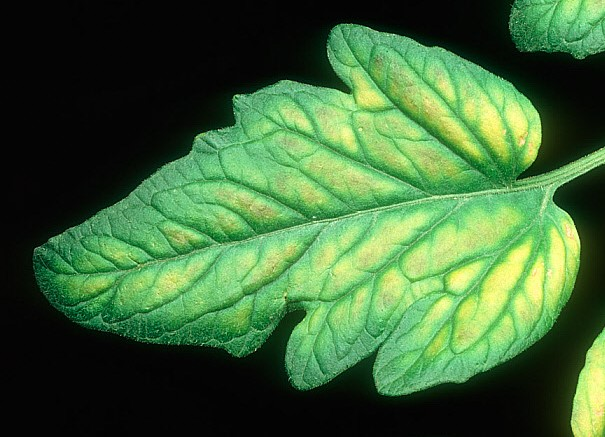
#> input picture images/1.jpg, 605 x 437 px
$ python analyze_leaf_deficiency_v3.py images/1.jpg
#> lines starting #> are read from the running program, lines starting #| are printed output that depends on the picture; after the words box and inside, x2 and y2 are one past the last pixel; in counts of white or black regions, pixels touching at a corner belong together
import cv2
import numpy as np
import sys
import os

def get_min_max_intensity(hsv_img, structural_mask, color_mask):
    """Calculates min and max brightness (V channel) where structure and color overlap."""
    # Combine the structural mask (vein/lamina) with the color mask (green/yellow)
    combined_mask = cv2.bitwise_and(structural_mask, color_mask)

    # Extract only the 'Value' (brightness) channel for these specific pixels
    v_channel = hsv_img[:, :, 2]
    pixels = v_channel[combined_mask == 255]

    if len(pixels) > 0:
        return int(np.min(pixels)), int(np.max(pixels))
    return 0, 0  # Return 0s if no pixels match this color

def analyze_leaf_deficiency(image_path, report_file):
#> called with image_path = 'images/1.jpg'
    img = cv2.imread(image_path)
#> img is the input picture: shape (437, 605, 3); mean B, G, R 57.3, 103.3, 64
    if img is None:
        error_msg = f"Error: Could not load the leaf image from path: '{image_path}'\n"
        print(error_msg)
        report_file.write(error_msg)
        return

    img = cv2.resize(img, (600, 600))
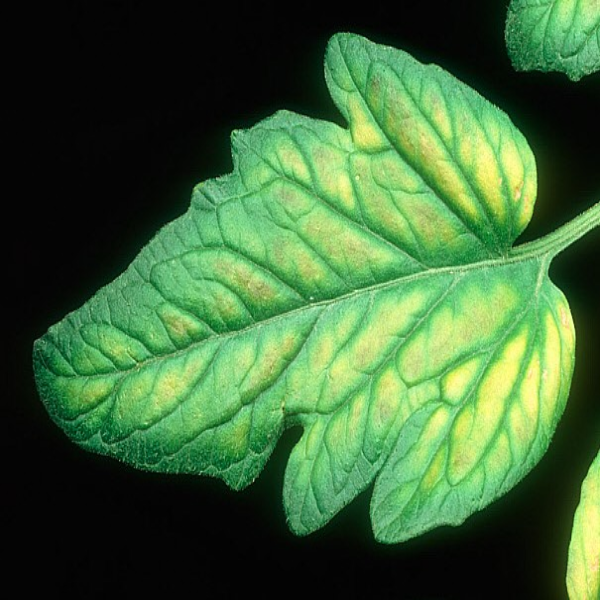
#> img: shape (600, 600, 3); mean B, G, R 57.3, 103.2, 63.9
    hsv = cv2.cvtColor(img, cv2.COLOR_BGR2HSV)
#> hsv: shape (600, 600, 3); mean H, S, V 40.8, 99.3, 103.2
    gray = cv2.cvtColor(img, cv2.COLOR_BGR2GRAY)
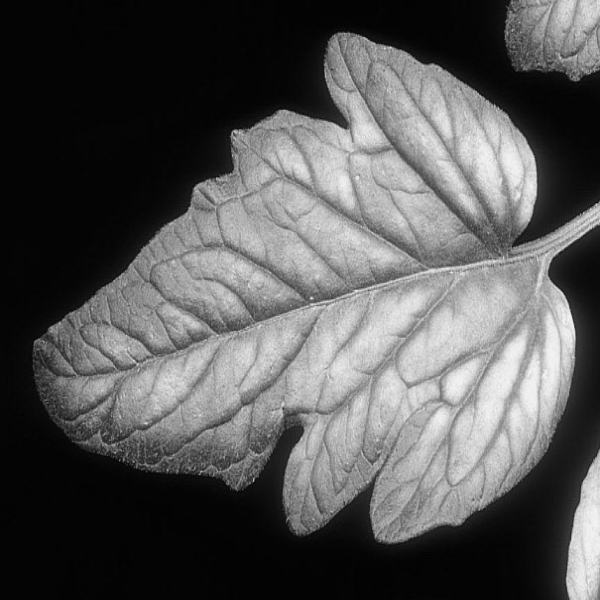
#> gray: shape (600, 600); min 0, max 245, mean 86.2

    # Segment Leaf
    _, leaf_mask = cv2.threshold(gray, 0, 255, cv2.THRESH_BINARY + cv2.THRESH_OTSU)
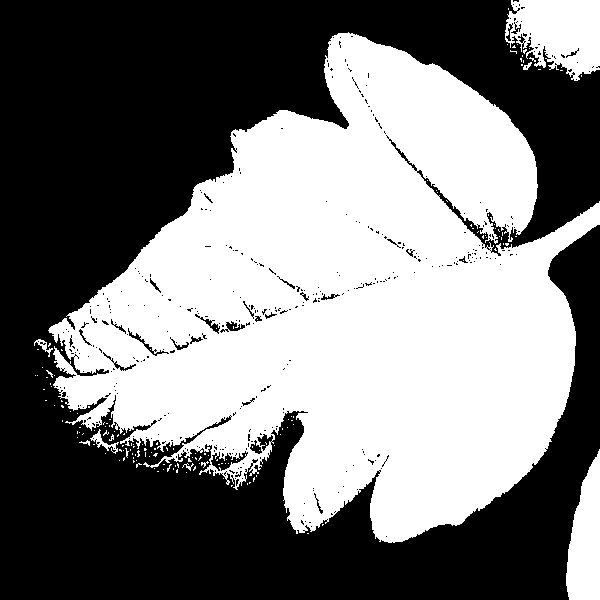
#> leaf_mask: shape (600, 600); 47.8% white; 161 white regions (152 under 20 px), largest, box (x1, y1, x2, y2) and area: (48, 32, 600, 543) 162150, (505, 0, 600, 81) 5483, (566, 449, 600, 600) 3616
    kernel_close = cv2.getStructuringElement(cv2.MORPH_ELLIPSE, (5, 5))
    leaf_mask = cv2.morphologyEx(leaf_mask, cv2.MORPH_CLOSE, kernel_close)
#> leaf_mask: shape (600, 600); 49.5% white; 23 white regions (20 under 20 px), largest, box (x1, y1, x2, y2) and area: (34, 32, 600, 543) 168251, (505, 0, 600, 81) 6281, (566, 449, 600, 600) 3616

    # Dissect Veins
    kernel_vein = cv2.getStructuringElement(cv2.MORPH_CROSS, (15, 15))
    blackhat = cv2.morphologyEx(gray, cv2.MORPH_BLACKHAT, kernel_vein)
    _, vein_mask_raw = cv2.threshold(blackhat, 10, 255, cv2.THRESH_BINARY)
#> vein_mask_raw: shape (600, 600); 22.9% white; 2244 white regions (2145 under 20 px), largest, box (x1, y1, x2, y2) and area: (34, 35, 600, 540) 67813, (506, 0, 600, 78) 2988, (410, 205, 442, 229) 186
    vein_mask = cv2.bitwise_and(vein_mask_raw, leaf_mask)
#> vein_mask: shape (600, 600); 21.6% white; 2121 white regions (2016 under 20 px), largest, box (x1, y1, x2, y2) and area: (55, 35, 533, 455) 36178, (171, 210, 600, 540) 26880, (527, 0, 600, 78) 1952

    # Dissect Lamina
    lamina_mask = cv2.bitwise_and(leaf_mask, cv2.bitwise_not(vein_mask))
#> lamina_mask: shape (600, 600); 27.9% white; 772 white regions (691 under 20 px), largest, box (x1, y1, x2, y2) and area: (320, 220, 600, 543) 21942, (113, 180, 600, 447) 14477, (324, 32, 538, 242) 9343

    # HSV thresholds
    lower_green = np.array([35, 40, 40])
    upper_green = np.array([85, 255, 255])
    lower_yellow = np.array([15, 40, 40])
    upper_yellow = np.array([34, 255, 255])

    green_mask = cv2.inRange(hsv, lower_green, upper_green)
#> green_mask: shape (600, 600); 52.5% white; 100 black regions (77 under 20 px), largest, box (x1, y1, x2, y2) and area: (0, 0, 600, 600) 164311, (574, 505, 600, 600) 1337, (481, 339, 525, 420) 1231
    yellow_mask = cv2.inRange(hsv, lower_yellow, upper_yellow)
#> yellow_mask: shape (600, 600); 1.8% white; 31 white regions (9 under 20 px), largest, box (x1, y1, x2, y2) and area: (574, 505, 600, 600) 1337, (481, 339, 525, 420) 1231, (544, 318, 559, 398) 697

    # Area Percentage Calculations
    vein_total_pixels = np.sum(vein_mask == 255)
#> vein_total_pixels = 77699
    vein_green_pct = (np.sum(cv2.bitwise_and(vein_mask, green_mask) == 255) / vein_total_pixels) * 100 if vein_total_pixels > 0 else 0
#> vein_green_pct = 99.39
    vein_yellow_pct = (np.sum(cv2.bitwise_and(vein_mask, yellow_mask) == 255) / vein_total_pixels) * 100 if vein_total_pixels > 0 else 0
#> vein_yellow_pct = 0.609

    lamina_total_pixels = np.sum(lamina_mask == 255)
#> lamina_total_pixels = 100482
    lamina_green_pct = (np.sum(cv2.bitwise_and(lamina_mask, green_mask) == 255) / lamina_total_pixels) * 100 if lamina_total_pixels > 0 else 0
#> lamina_green_pct = 93.95
    lamina_yellow_pct = (np.sum(cv2.bitwise_and(lamina_mask, yellow_mask) == 255) / lamina_total_pixels) * 100 if lamina_total_pixels > 0 else 0
#> lamina_yellow_pct = 6.05

    # 🛠️ NEW: Calculate Min and Max Intensity ranges
    v_g_min, v_g_max = get_min_max_intensity(hsv, vein_mask, green_mask)
#> in get_min_max_intensity, `v_channel = hsv_img[:, :, 2]`:
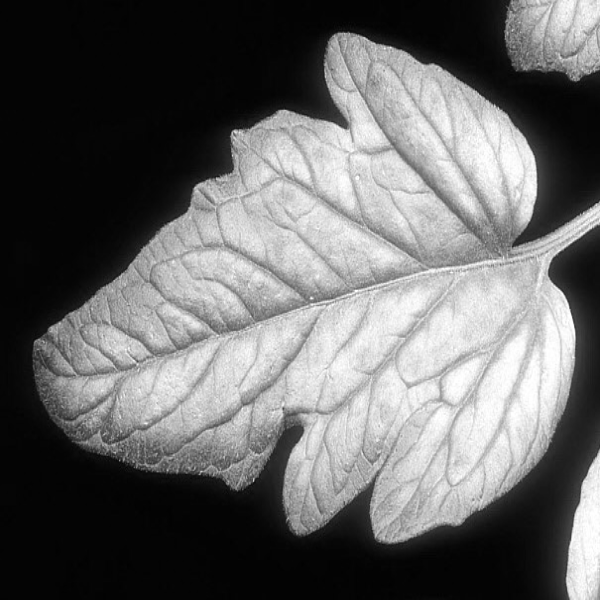
#> v_channel: shape (600, 600); min 1, max 255, mean 103.2
#> v_g_min = 49; v_g_max = 251
    v_y_min, v_y_max = get_min_max_intensity(hsv, vein_mask, yellow_mask)
#> v_y_min = 187; v_y_max = 251

    l_g_min, l_g_max = get_min_max_intensity(hsv, lamina_mask, green_mask)
#> in get_min_max_intensity (call 3), `combined_mask = cv2.bitwise_and(structural_mask, color_mask)`:
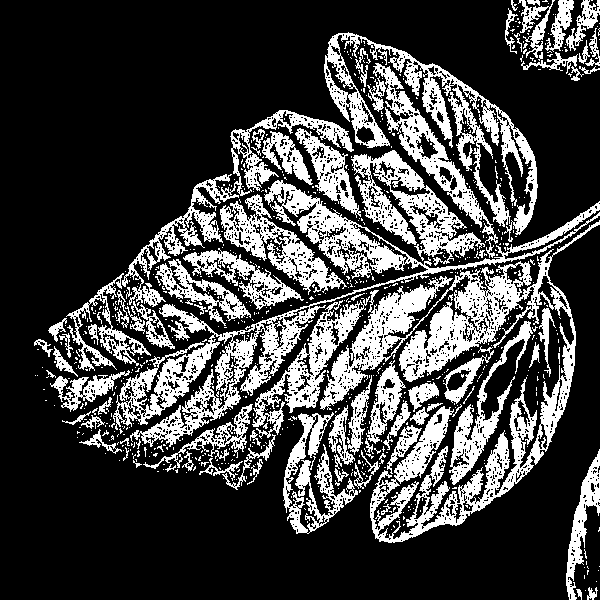
#> combined_mask: shape (600, 600); 26.2% white; 805 white regions (720 under 20 px), largest, box (x1, y1, x2, y2) and area: (320, 220, 600, 543) 19882, (113, 180, 600, 447) 14476, (324, 32, 538, 242) 7938
#> l_g_min = 55; l_g_max = 255
    l_y_min, l_y_max = get_min_max_intensity(hsv, lamina_mask, yellow_mask)
#> in get_min_max_intensity (call 4), `combined_mask = cv2.bitwise_and(structural_mask, color_mask)`:
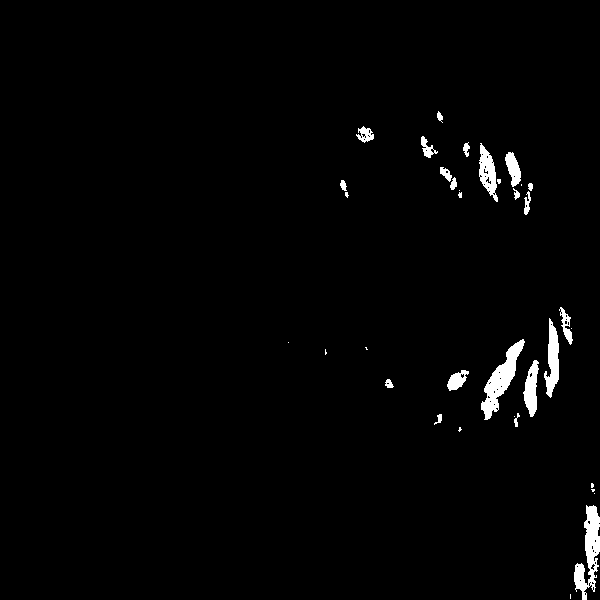
#> combined_mask: shape (600, 600); 1.7% white; 36 white regions (15 under 20 px), largest, box (x1, y1, x2, y2) and area: (481, 339, 525, 420) 1213, (574, 505, 600, 600) 1195, (544, 318, 559, 398) 687
#> in get_min_max_intensity (call 4), `pixels = v_channel[combined_mask == 255]`: pixels = 6081 values, max 255 at index 454, min 181 at index 494, mean 245.2
#> l_y_min = 181; l_y_max = 255

    # Classification Logic
    if vein_green_pct > 50 and lamina_yellow_pct > 40:
        diagnosis = "MAGNESIUM (Mg) DEFICIENCY DETECTED (Interveinal Chlorosis)"
    elif vein_yellow_pct > 40 and lamina_yellow_pct > 40:
        diagnosis = "NITROGEN (N) DEFICIENCY DETECTED (Uniform Chlorosis)"
    else:
        diagnosis = "Healthy or Alternative Condition (Inconclusive metrics)"

    # Updated text formatting with Min/Max metrics
    report_text = (
        f"\nIMAGE FILE: {os.path.basename(image_path)}\n"
        f"--------------------------------------------------------------------------------\n"
        f"VEINS  | Green Area: {vein_green_pct:.1f}% [Intensity Min: {v_g_min}, Max: {v_g_max}]\n"
        f"       | Yellow Area: {vein_yellow_pct:.1f}% [Intensity Min: {v_y_min}, Max: {v_y_max}]\n"
        f"--------------------------------------------------------------------------------\n"
        f"LAMINA | Green Area: {lamina_green_pct:.1f}% [Intensity Min: {l_g_min}, Max: {l_g_max}]\n"
        f"       | Yellow Area: {lamina_yellow_pct:.1f}% [Intensity Min: {l_y_min}, Max: {l_y_max}]\n"
        f"--------------------------------------------------------------------------------\n"
        f"Result : {diagnosis}\n"
        f"--------------------------------------------------------------------------------\n"
    )

    print(report_text)
#| IMAGE FILE: 1.jpg
#| --------------------------------------------------------------------------------
#| VEINS  | Green Area: 99.4% [Intensity Min: 49, Max: 251]
#|        | Yellow Area: 0.6% [Intensity Min: 187, Max: 251]
#| --------------------------------------------------------------------------------
#| LAMINA | Green Area: 93.9% [Intensity Min: 55, Max: 255]
#> (further printed lines are left out)
    report_file.write(report_text)

    # Visualization Windows
    vein_visualization = np.zeros_like(img)
    vein_visualization[vein_mask == 255] = [0, 0, 255]
    lamina_visualization = cv2.bitwise_and(img, img, mask=lamina_mask)

    cv2.imshow("Original Leaf Image", img)
    cv2.imshow("Isolated Vein Skeleton", vein_visualization)
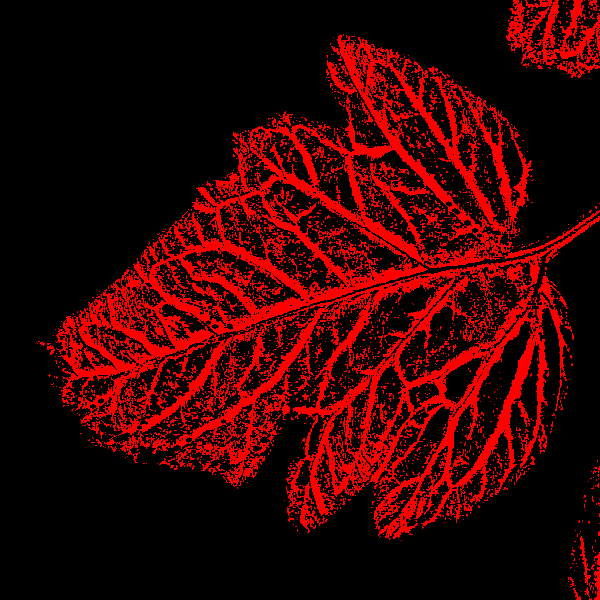
#> window 'Isolated Vein Skeleton': shape (600, 600, 3); mean B, G, R 0, 0, 55
    cv2.imshow("Isolated Lamina Body", lamina_visualization)

    cv2.waitKey(0)
    cv2.destroyAllWindows()
    cv2.waitKey(1)

if __name__ == "__main__":
    if len(sys.argv) < 2:
        print("Usage: python script_name.py <path_to_leaf1> ...")
        sys.exit(1)

    report_filename = "leaf_diagnostic_report.txt"

    with open(report_filename, "w") as f:
        f.write("================================================================================\n")
        f.write("                          PLANT DEFICIENCY ANALYSIS REPORT                      \n")
        f.write("================================================================================\n")

        for i in range(1, len(sys.argv)):
            analyze_leaf_deficiency(sys.argv[i], f)

    print(f"\nProcessing complete. All results saved safely to '{report_filename}'.")

$ run again, on images/2.jpg
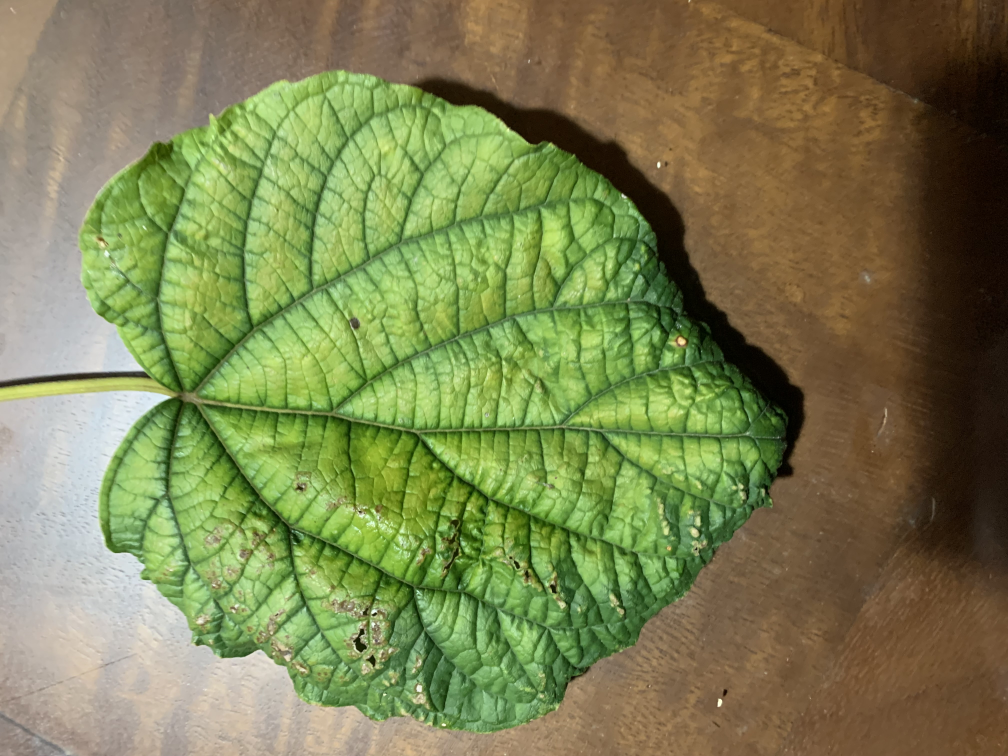
#> input picture images/2.jpg, 4032 x 3024 px (shown at 1/4 size)
#> in analyze_leaf_deficiency, img is the input picture: shape (3024, 4032, 3); mean B, G, R 81.6, 129.3, 123.8
#> img: shape (600, 600, 3)
#> hsv: shape (600, 600, 3); mean H, S, V 31.4, 120.5, 140.6
#> in analyze_leaf_deficiency, `_, leaf_mask = cv2.threshold(gray, 0, 255, cv2.THRESH_BINARY + cv2.THR..`:
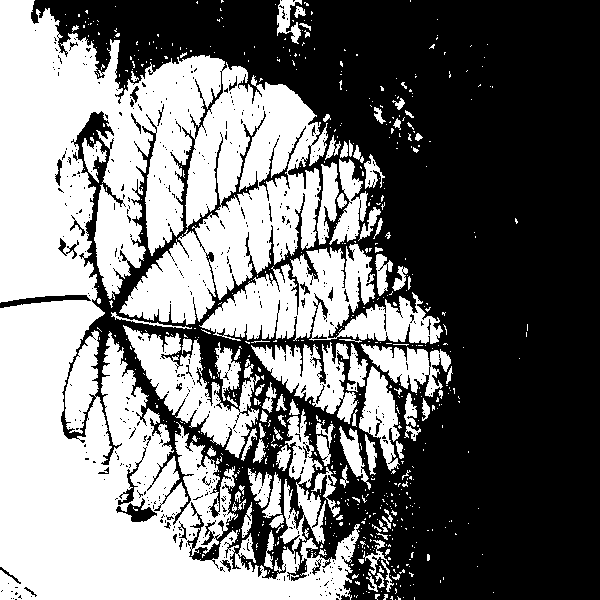
#> leaf_mask: shape (600, 600); 45.9% white; 665 white regions (564 under 20 px), largest, box (x1, y1, x2, y2) and area: (0, 0, 360, 600) 123374, (199, 244, 443, 344) 11784, (123, 325, 260, 458) 6267
#> vein_mask_raw: shape (600, 600); 30.6% white; 4217 white regions (4039 under 20 px), largest, box (x1, y1, x2, y2) and area: (0, 59, 479, 600) 89887, (428, 32, 467, 62) 320, (275, 69, 302, 91) 280
#> vein_mask: shape (600, 600); 19.4% white; 1957 white regions (1841 under 20 px), largest, box (x1, y1, x2, y2) and area: (0, 59, 448, 465) 38024, (60, 332, 257, 600) 11489, (252, 410, 336, 600) 4494
#> lamina_mask: shape (600, 600); 32.9% white; 1258 white regions (893 under 20 px), largest, box (x1, y1, x2, y2) and area: (0, 301, 405, 600) 33433, (0, 0, 228, 301) 25057, (94, 206, 129, 308) 1407
#> green_mask: shape (600, 600); 42.4% white; 25 white regions (21 under 20 px), largest, box (x1, y1, x2, y2) and area: (46, 55, 469, 582) 152625, (64, 300, 84, 307) 71, (461, 323, 469, 337) 30, (417, 255, 423, 264) 21
#> yellow_mask: shape (600, 600); 35.3% white; 564 white regions (519 under 20 px), largest, box (x1, y1, x2, y2) and area: (112, 0, 600, 600) 112312, (0, 0, 117, 171) 7369, (0, 296, 131, 321) 1365
#> vein_total_pixels = 70014
#> vein_green_pct = 88.15
#> vein_yellow_pct = 5.77
#> lamina_total_pixels = 118421
#> lamina_green_pct = 51.56
#> lamina_yellow_pct = 16.14
#> combined_mask: shape (600, 600); 17.1% white; 1031 white regions (967 under 20 px), largest, box (x1, y1, x2, y2) and area: (48, 59, 448, 465) 37773, (60, 332, 257, 574) 9992, (252, 410, 335, 581) 4194
#> v_g_min = 40; v_g_max = 231
#> combined_mask: shape (600, 600); 1.1% white in thin lines or dots, all inside (x1, y1, x2, y2) = (0, 1, 418, 600)
#> v_y_min = 40; v_y_max = 215
#> combined_mask: shape (600, 600); 17% white; 1149 white regions (779 under 20 px), largest, box (x1, y1, x2, y2) and area: (94, 206, 129, 308) 1407, (123, 325, 180, 399) 1248, (146, 174, 174, 256) 1014
#> l_g_min = 99; l_g_max = 255
#> combined_mask: shape (600, 600); 5.3% white; 398 white regions (365 under 20 px), largest, box (x1, y1, x2, y2) and area: (0, 0, 94, 171) 6916, (217, 518, 405, 600) 4156, (177, 558, 219, 600) 934
#> l_y_min = 123; l_y_max = 255
#| IMAGE FILE: 2.jpg
#| --------------------------------------------------------------------------------
#| VEINS  | Green Area: 88.1% [Intensity Min: 40, Max: 231]
#|        | Yellow Area: 5.8% [Intensity Min: 40, Max: 215]
#| --------------------------------------------------------------------------------
#| LAMINA | Green Area: 51.6% [Intensity Min: 99, Max: 255]
#> (further printed lines are left out)
#> in analyze_leaf_deficiency, `cv2.imshow("Isolated Vein Skeleton", vein_visualization)`:
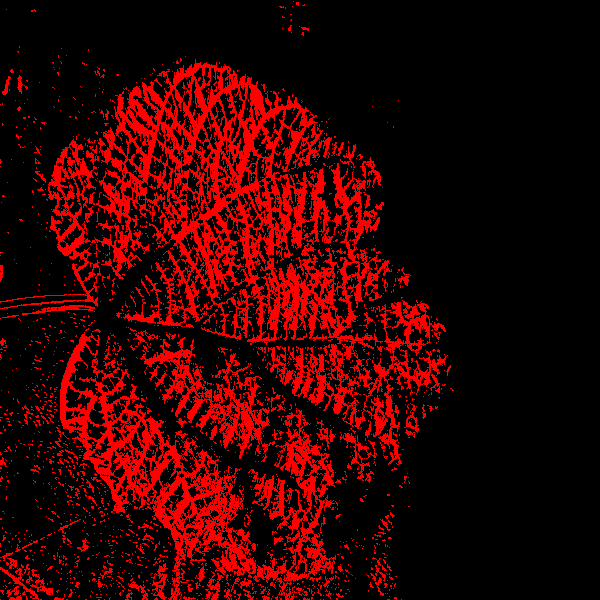
#> window 'Isolated Vein Skeleton': shape (600, 600, 3); mean B, G, R 0, 0, 49.6
